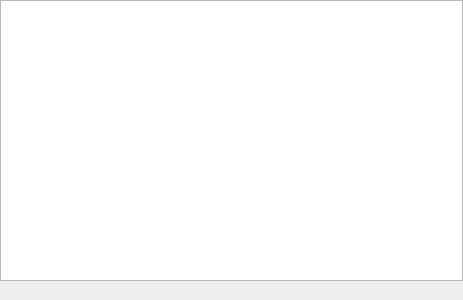
<?xml version="1.0" encoding="UTF-8"?>
<ui version="4.0">
 <class>ProcessesWidget</class>
 <widget class="QDockWidget" name="ProcessesWidget">
  <property name="geometry">
   <rect>
    <x>0</x>
    <y>0</y>
    <width>463</width>
    <height>300</height>
   </rect>
  </property>
  <property name="windowTitle">
   <string>Processes</string>
  </property>
  <widget class="QWidget" name="dockWidgetContents">
     <layout class="QVBoxLayout" name="verticalLayout">
      <property name="spacing">
       <number>10</number>
      </property>
      <property name="leftMargin">
       <number>0</number>
      </property>
      <property name="topMargin">
       <number>0</number>
      </property>
      <property name="rightMargin">
       <number>0</number>
      </property>
      <item>
       <widget class="QTableView" name="viewProcesses">
        <property name="sortingEnabled">
         <bool>true</bool>
        </property>
        <property name="cornerButtonEnabled">
         <bool>false</bool>
        </property>
        <property name="selectionMode">
         <enum>QAbstractItemView::SingleSelection</enum>
        </property>
        <property name="editTriggers">
         <enum>QAbstractItemView::NoEditTriggers</enum>
        </property>
        <property name="horizontalScrollMode">
         <enum>QAbstractItemView::ScrollPerPixel</enum>
        </property>
       </widget>
      </item>
      <item>
       <widget class="QuickFilterView" name="quickFilterView" native="true">
        <property name="sizePolicy">
         <sizepolicy hsizetype="Preferred" vsizetype="Maximum">
          <horstretch>0</horstretch>
          <verstretch>0</verstretch>
         </sizepolicy>
        </property>
       </widget>
      </item>
     </layout>
  </widget>
 </widget>
 <customwidgets>
  <customwidget>
   <class>QuickFilterView</class>
   <extends>QWidget</extends>
   <header>widgets/QuickFilterView.h</header>
   <container>1</container>
  </customwidget>
 </customwidgets>
 <resources/>
 <connections/>
</ui>
